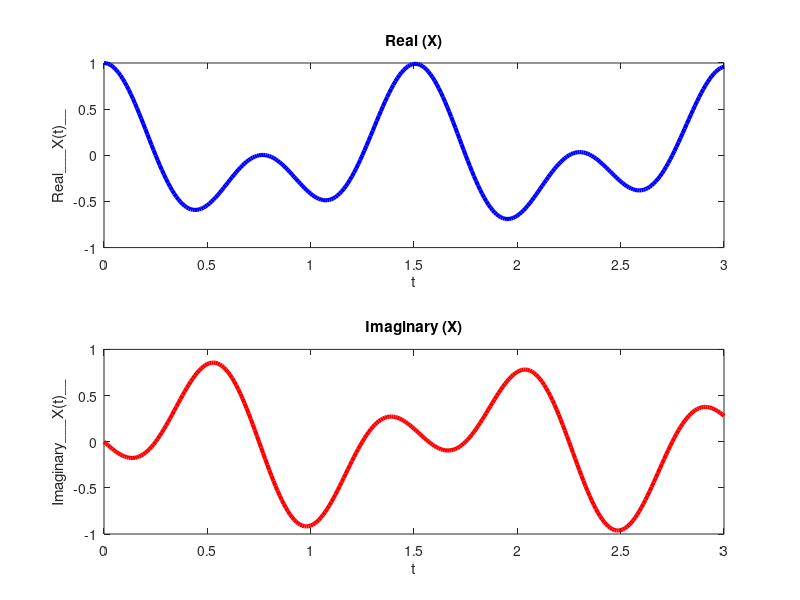

Reproduce this figure in MATLAB.
t = 0 : 0.01 : 3;
f = 1;
X = cos(2*pi*f*t) .* exp(-2i*t);

x1 = real(X);
subplot(2,1,1);
plot(t, x1, 'b', 'LineWidth', 3);
title('Real (X)');
xlabel('t'); ylabel('Real___X(t)__');

x2 = imag(X);
subplot(2,1,2);
plot(t, x2, 'r', 'LineWidth', 3);
title('Imaginary (X)');
xlabel('t'); ylabel('Imaginary___X(t)__');

print ('Exp3_2b','-dpdf','-fillpage');
